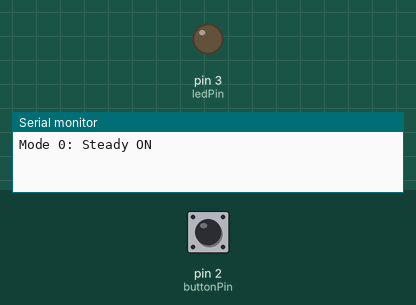
Simulated run of this sketch. Board: Arduino Uno, built with avr-gcc and run on an emulated ATmega328P. Parts: output pins drawn as LEDs (lit = HIGH), the last lines printed to the serial monitor. Dashed ring = blinking. The inputs (shaded band) are chosen by the test bench; at power-on: pin 2 (buttonPin) LOW.

Above: at 1.2 s.
1.3 s: pin 2 (buttonPin) pulled HIGH for 0.15 s
At 3.0 s:
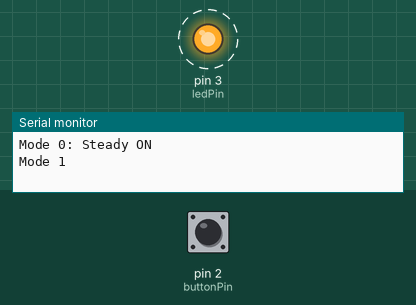
Timing chart, 0 to 10.4 s (numbered marks = the images above; inputs shaded):
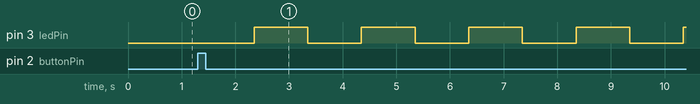

Measured:
- after the input at 1.3 s, pin 3 (ledPin): alternates HIGH for 1.0 s and LOW for 1.0 s, starting after 1.1 s

The sketch:

Coding_HW_11-12_.ino
```cpp
const int buttonPin = 2;
const int ledPin    = 3;

// Common-anode RGB LED: LOW = ON, HIGH = OFF
const int LED_ON  = LOW;
const int LED_OFF = HIGH;

// Change to LOW if your button reads LOW when pressed
const int PRESSED = HIGH;

// Mode 0 steady, 1 slow, 2 medium, 3 fast (ms)
const unsigned long blinkInterval[] = {0, 1000, 500, 150};

int mode = 0;

int buttonState;
int lastReading;
unsigned long lastDebounceTime = 0;
const unsigned long debounceDelay = 50;

bool ledOn = true;
unsigned long lastToggle = 0;

void setup() {
  pinMode(ledPin, OUTPUT);
  pinMode(buttonPin, INPUT);
  Serial.begin(9600);

  buttonState = digitalRead(buttonPin);
  lastReading = buttonState;

  digitalWrite(ledPin, LED_ON);       // start: steady ON
  Serial.println("Mode 0: Steady ON");
}

void loop() {
  // 1. Read button with debounce
  int reading = digitalRead(buttonPin);

  if (reading != lastReading) {
    lastDebounceTime = millis();
  }

  if ((millis() - lastDebounceTime) > debounceDelay && reading != buttonState) {
    buttonState = reading;

    if (buttonState == PRESSED) {
      mode = (mode + 1) % 4;          // 0 -> 1 -> 2 -> 3 -> 0

      ledOn = true;
      digitalWrite(ledPin, LED_ON);
      lastToggle = millis();

      Serial.print("Mode ");
      Serial.println(mode);
    }
  }
  lastReading = reading;

  // 2. Control LED based on mode
  if (mode == 0) {
    digitalWrite(ledPin, LED_ON);     // steady ON
  } else if (millis() - lastToggle >= blinkInterval[mode]) {
    lastToggle = millis();
    ledOn = !ledOn;
    digitalWrite(ledPin, ledOn ? LED_ON : LED_OFF);
  }
}
```
